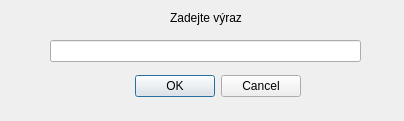
<?xml version="1.0" encoding="UTF-8"?>
<ui version="4.0">
 <class>Search</class>
 <widget class="QDialog" name="Search">
  <property name="geometry">
   <rect>
    <x>0</x>
    <y>0</y>
    <width>404</width>
    <height>121</height>
   </rect>
  </property>
  <property name="windowTitle">
   <string>Dialog</string>
  </property>
  <widget class="QDialogButtonBox" name="buttonBox">
   <property name="geometry">
    <rect>
     <x>-40</x>
     <y>70</y>
     <width>341</width>
     <height>32</height>
    </rect>
   </property>
   <property name="orientation">
    <enum>Qt::Horizontal</enum>
   </property>
   <property name="standardButtons">
    <set>QDialogButtonBox::Cancel|QDialogButtonBox::Ok</set>
   </property>
  </widget>
  <widget class="QLineEdit" name="lineEdit">
   <property name="geometry">
    <rect>
     <x>50</x>
     <y>40</y>
     <width>311</width>
     <height>22</height>
    </rect>
   </property>
  </widget>
  <widget class="QLabel" name="label">
   <property name="geometry">
    <rect>
     <x>170</x>
     <y>10</y>
     <width>121</width>
     <height>16</height>
    </rect>
   </property>
   <property name="text">
    <string>Zadejte výraz</string>
   </property>
  </widget>
 </widget>
 <resources/>
 <connections>
  <connection>
   <sender>buttonBox</sender>
   <signal>accepted()</signal>
   <receiver>Search</receiver>
   <slot>accept()</slot>
   <hints>
    <hint type="sourcelabel">
     <x>248</x>
     <y>254</y>
    </hint>
    <hint type="destinationlabel">
     <x>157</x>
     <y>274</y>
    </hint>
   </hints>
  </connection>
  <connection>
   <sender>buttonBox</sender>
   <signal>rejected()</signal>
   <receiver>Search</receiver>
   <slot>reject()</slot>
   <hints>
    <hint type="sourcelabel">
     <x>316</x>
     <y>260</y>
    </hint>
    <hint type="destinationlabel">
     <x>286</x>
     <y>274</y>
    </hint>
   </hints>
  </connection>
 </connections>
</ui>
